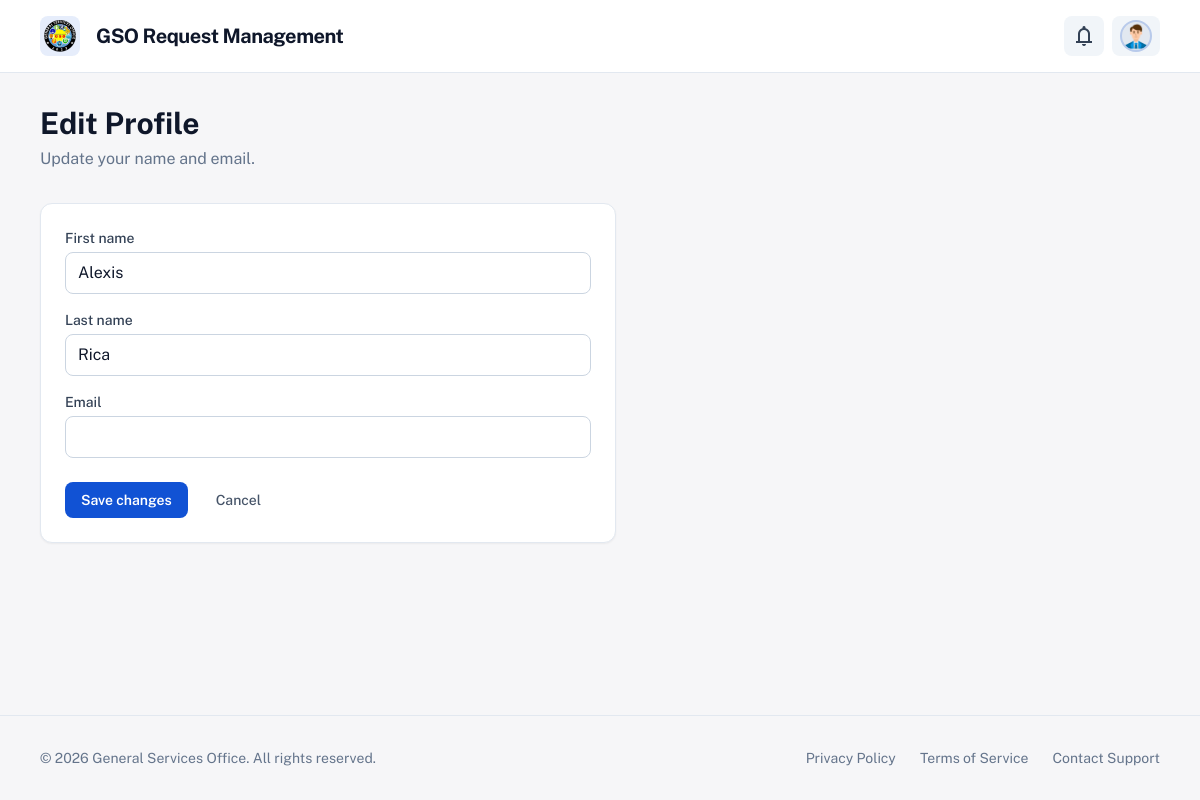
Screenshot of /accounts/requestor/profile/edit/ (signed in) with the database file from the repository.
### apps/gso_accounts/models.py (models this page shows, shortened)
class User(AbstractUser):
    AVATAR_CHOICES = (
        ('man1', 'Man 1'),
        ('man2', 'Man 2'),
        ('man3', 'Man 3'),
        ('man4', 'Man 4'),
        ('man5', 'Man 5'),
        ('man6', 'Man 6'),
        ('man7', 'Man 7'),
        ('man8', 'Man 8'),
        ('man9', 'Man 9'),
        ('woman1', 'Woman 1'),
        ('woman2', 'Woman 2'),
        ('woman3', 'Woman 3'),
        ('woman4', 'Woman 4'),
        ('woman5', 'Woman 5'),
        ('woman6', 'Woman 6'),
        ('woman7', 'Woman 7'),
        ('woman8', 'Woman 8'),
    )
    class Role(models.TextChoices):
        REQUESTOR = 'REQUESTOR', 'Requestor'
        UNIT_HEAD = 'UNIT_HEAD', 'Unit Head'
        PERSONNEL = 'PERSONNEL', 'Personnel'
        GSO_OFFICE = 'GSO_OFFICE', 'GSO Office'
        DIRECTOR = 'DIRECTOR', 'Director'
    role = models.CharField(
        max_length=20,
        choices=Role.choices,
        default=Role.REQUESTOR,
    )
    unit = models.ForeignKey(
        'gso_units.Unit',
        on_delete=models.SET_NULL,
        null=True,
        blank=True,
        related_name='users',
        help_text='Unit for Unit Head / Personnel.',
    )
    avatar_code = models.CharField(
        max_length=20,
        choices=AVATAR_CHOICES,
        blank=True,
        default='man1',
        help_text='Static avatar image key (man1–man9, woman1–woman8).',
    )
    oic_for_director = models.ForeignKey(
        'self',
        on_delete=models.SET_NULL,
        null=True,
        blank=True,
        related_name='oic_users',
        help_text='Director who designated this user as Officer-in-Charge (OIC).',
    )
    class Meta:
        verbose_name = 'user'
        verbose_name_plural = 'users'
    @property
    def is_staff_role(self):
        return self.role in (
            self.Role.UNIT_HEAD,
            self.Role.PERSONNEL,
            self.Role.GSO_OFFICE,
            self.Role.DIRECTOR,
        )
    @property
    def avatar_static_path(self):
        code = self.avatar_code or 'man1'
        return f"img/avatars/{code}.png"

### apps/gso_accounts/views.py (the view, shortened to what this page needs)
# urls.py: path('requestor/profile/edit/', views.RequestorProfileEditView.as_view(), name='requestor_profile_edit'),
class RequestorProfileEditView(UpdateView):
    model = User
    form_class = RequestorProfileForm
    template_name = 'requestor/profile_edit.html'
    success_url = reverse_lazy('gso_accounts:requestor_dashboard')
    def dispatch(self, request, *args, **kwargs):
        if not request.user.is_authenticated:
            return redirect('gso_accounts:login')
        if hasattr(request.user, 'is_staff_role') and request.user.is_staff_role:
            return redirect('gso_accounts:staff_dashboard')
        return super().dispatch(request, *args, **kwargs)
    def get_object(self, queryset=None):
        return self.request.user

### apps/gso_accounts/forms.py
class RequestorProfileForm(forms.ModelForm):
    class Meta:
        model = User
        fields = ('first_name', 'last_name', 'email', 'avatar_code')
        widgets = {
            'avatar_code': forms.Select(
                attrs={
                    'class': 'w-full rounded-lg border border-slate-300 dark:border-slate-600 bg-white dark:bg-slate-800 text-slate-900 dark:text-slate-100 px-3 py-2 text-sm focus:ring-2 focus:ring-primary/30 focus:border-primary'
                }
            )
        }

### apps/gso_accounts/context_processors.py (called while the page is built)
def requestor_notifications(request):
    try:
        if not getattr(request, 'user', None) or not request.user.is_authenticated:
            return {'requestor_notifications': [], 'user_notifications': [], 'unread_notification_count': 0}
    except Exception:
        return {'requestor_notifications': [], 'user_notifications': [], 'unread_notification_count': 0}
    from apps.gso_notifications.models import Notification
    qs = list(Notification.objects.filter(user=request.user).order_by('-created_at')[:50])
    unread_count = Notification.objects.filter(user=request.user, read=False).count()
    return {
        'requestor_notifications': qs,
        'user_notifications': qs,
        'unread_notification_count': unread_count,
    }

def requestor_profile_form(request):
    try:
        if not getattr(request, 'user', None) or not request.user.is_authenticated:
            return {}
        if getattr(request.user, 'role', None) != 'REQUESTOR':
            return {}
    except Exception:
        return {}
    return {'requestor_profile_form': RequestorProfileForm(instance=request.user)}

### templates/requestor/profile_edit.html (shortened to what this page needs)
{% extends "layouts/base_requestor.html" %}
{% block requestor_content %}
<div class="mb-8">
    <h1 class="text-slate-900 dark:text-slate-100 text-3xl font-bold leading-tight">Edit Profile</h1>
    <p class="text-slate-500 dark:text-slate-400 mt-1">Update your name and email.</p>
</div>
<div class="bg-white dark:bg-slate-900 rounded-xl border border-slate-200 dark:border-slate-800 shadow-sm p-6 max-w-xl">
    <form method="post" action="">
        <div class="space-y-4">
            <div>
                <label for="id_first_name" class="block text-sm font-medium text-slate-700 dark:text-slate-300">First name</label>
                <input type="text" name="first_name" id="id_first_name" value="{{ form.first_name.value|default:'' }}" class="mt-1 block w-full rounded-lg border border-slate-300 dark:border-slate-600 bg-white dark:bg-slate-800 px-3 py-2 text-slate-900 dark:text-slate-100 focus:ring-primary focus:border-primary"/>
            </div>
            <div>
                <label for="id_last_name" class="block text-sm font-medium text-slate-700 dark:text-slate-300">Last name</label>
                <input type="text" name="last_name" id="id_last_name" value="{{ form.last_name.value|default:'' }}" class="mt-1 block w-full rounded-lg border border-slate-300 dark:border-slate-600 bg-white dark:bg-slate-800 px-3 py-2 text-slate-900 dark:text-slate-100 focus:ring-primary focus:border-primary"/>
            </div>
            <div>
                <label for="id_email" class="block text-sm font-medium text-slate-700 dark:text-slate-300">Email</label>
                <input type="email" name="email" id="id_email" value="{{ form.email.value|default:'' }}" class="mt-1 block w-full rounded-lg border border-slate-300 dark:border-slate-600 bg-white dark:bg-slate-800 px-3 py-2 text-slate-900 dark:text-slate-100 focus:ring-primary focus:border-primary"/>
            </div>
        </div>
        <div class="mt-6 flex gap-3">
            <button type="submit" class="bg-primary hover:bg-primary/90 text-white px-4 py-2 rounded-lg text-sm font-semibold transition-colors">Save changes</button>
            <a href="{% url 'gso_accounts:requestor_profile' %}" class="px-4 py-2 rounded-lg text-sm font-medium text-slate-600 dark:text-slate-400 hover:bg-slate-100 dark:hover:bg-slate-800 transition-colors">Cancel</a>
        </div>
    </form>
</div>
{% endblock %}

### templates/layouts/base_requestor.html (shortened to what this page needs)
<!DOCTYPE html>
<html lang="en">
{% load static %}
<head>
    <script src="https://cdn.tailwindcss.com?plugins=forms,container-queries"></script>
    <script id="tailwind-config">
        tailwind.config = {
            darkMode: "class",
            theme: {
                extend: {
                    colors: {
                        "primary": "#1152d4",
                        "background-light": "#f6f6f8",
                        "background-dark": "#101622",
                    },
                    fontFamily: {
                        "display": ["Public Sans", "sans-serif"]
                    },
                    borderRadius: {
                        "DEFAULT": "0.25rem",
                        "lg": "0.5rem",
                        "xl": "0.75rem",
                        "full": "9999px"
                    },
                },
            },
        }
    </script>
</head>
<body class="bg-background-light dark:bg-background-dark text-slate-900 dark:text-slate-100 font-display transition-colors duration-200">
<div class="relative flex min-h-screen w-full flex-col overflow-x-hidden">
<div class="layout-container flex h-full grow flex-col">
<header class="flex items-center justify-between border-b border-slate-200 dark:border-slate-800 bg-white dark:bg-background-dark px-6 md:px-10 py-4 sticky top-0 z-50">
    <div class="flex items-center gap-4 text-primary">
        <div class="size-10 bg-primary/10 rounded-lg flex items-center justify-center overflow-hidden">
            <img src="{% static 'img/logo/gso_logo.png' %}" alt="GSO logo" class="w-8 h-8 object-contain">
        </div>
        <a href="{% url 'gso_accounts:requestor_dashboard' %}" class="text-slate-900 dark:text-slate-100 text-xl font-bold leading-tight tracking-tight hover:opacity-90">GSO Request Management</a>
    </div>
    <div class="flex flex-1 justify-end gap-4 items-center">
        <div class="flex gap-2 items-center">
            <div class="relative" id="notif-dropdown-wrap">
                <button type="button" id="notif-dropdown-btn" class="relative flex items-center justify-center rounded-lg h-10 w-10 bg-slate-100 dark:bg-slate-800 text-slate-700 dark:text-slate-300 hover:bg-primary/10 hover:text-primary transition-colors" aria-label="Notifications" aria-expanded="false" aria-haspopup="true">
                    <span class="material-symbols-outlined">notifications</span>
                </button>
            </div>
            <div class="relative" id="profile-dropdown-wrap">
                <button type="button" id="profile-dropdown-btn" class="flex items-center gap-2 rounded-lg h-10 pl-2 pr-2 bg-slate-100 dark:bg-slate-800 text-slate-700 dark:text-slate-300 hover:bg-primary/10 hover:text-primary transition-colors focus:outline-none focus:ring-2 focus:ring-primary/30" aria-expanded="false" aria-haspopup="true" aria-label="Profile menu">
                    <div class="bg-slate-200 dark:bg-slate-700 rounded-full size-8 overflow-hidden border-2 border-primary/20 flex items-center justify-center">
                        <img src="{% static request.user.avatar_static_path %}" alt="Profile avatar" class="w-full h-full object-cover"/>
                    </div>
                </button>
            </div>
        </div>
    </div>
</header>
<main class="flex-1 flex justify-center py-8">
    <div class="layout-content-container flex flex-col max-w-7xl w-full px-6 md:px-10">
    {% block requestor_content %}{% endblock %}
    </div>
</main>
<footer class="mt-auto py-8 border-t border-slate-200 dark:border-slate-800 px-6 md:px-10">
    <div class="max-w-7xl mx-auto flex flex-col md:flex-row justify-between items-center gap-4">
        <p class="text-slate-500 dark:text-slate-400 text-sm">© {% now "Y" %} General Services Office. All rights reserved.</p>
        <div class="flex gap-6 text-sm text-slate-500 dark:text-slate-400">
            <a class="hover:text-primary transition-colors" href="#">Privacy Policy</a>
            <a class="hover:text-primary transition-colors" href="#">Terms of Service</a>
            <a class="hover:text-primary transition-colors" href="#">Contact Support</a>
        </div>
    </div>
</footer>
</div>
</div>
</body>
</html>

### templates/layouts/base_requestor.html (style rules this page uses)
body { font-family: 'Public Sans', sans-serif; }
.material-symbols-outlined { font-variation-settings: 'FILL' 0, 'wght' 400, 'GRAD' 0, 'opsz' 24; }

### rows the page displays
User: avatar_code (picture), first_name "Alexis", last_name "Rica"
